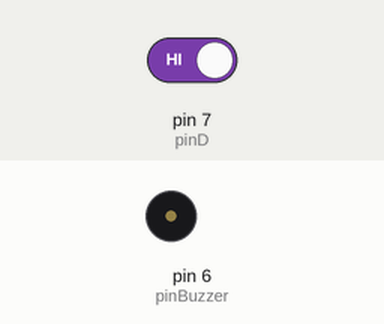
This sketch was run on a simulated Arduino Uno, built with avr-gcc and run on an emulated ATmega328P. Shown: buzzer (waves = sounding). The inputs (shaded band) are chosen by the test bench; at power-on: pin 7 (pinD) HIGH.

Above: at 1.2 s.
1.3 s: pin 7 (pinD) driven LOW
At 1.9 s:
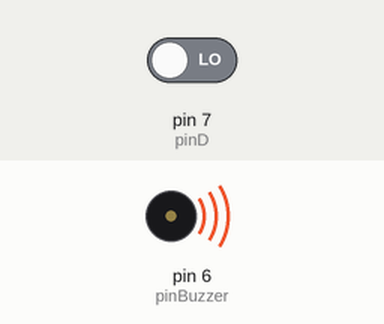
2.8 s: pin 7 (pinD) driven HIGH
At 3.1 s:
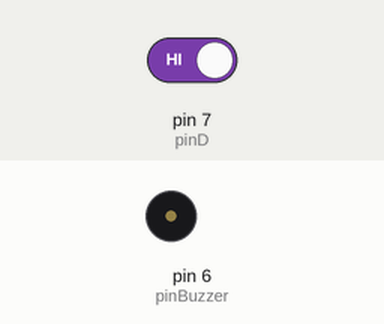
Timing chart, 0 to 5.8 s (numbered marks = the images above; inputs shaded):
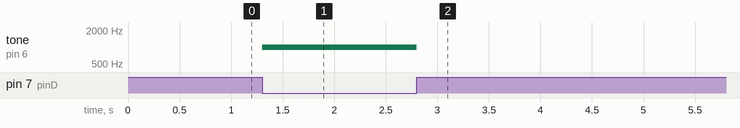

The sketch:

Exemplu_digital.ino
```cpp
#define pinD 7 //pinul digital MQ-X
#define pinBuzzer 6 //pinul buzzerului
void setup() {
  Serial.begin(9600);
  pinMode(pinD, INPUT); //definirea senzorului MQ-X
  pinMode(pinBuzzer, OUTPUT); //definirea buzzerului
}

void loop() {
  int val = digitalRead(pinD); // 0 -> gaz detectat
  if(val == 0)
  {
    //gaz detectat => buzzer on
    tone(pinBuzzer, 1000); //pornesc buzzerul
  }
  else //gazul nu mai este detectat
    noTone(pinBuzzer);
  delay(100);
}
```

Measured:
- after the input at 1.3 s, tone on pin 6 (pinBuzzer): silent → 1000 Hz at once
- after the input at 2.8 s, tone on pin 6 (pinBuzzer): 1000 Hz → silent at once
